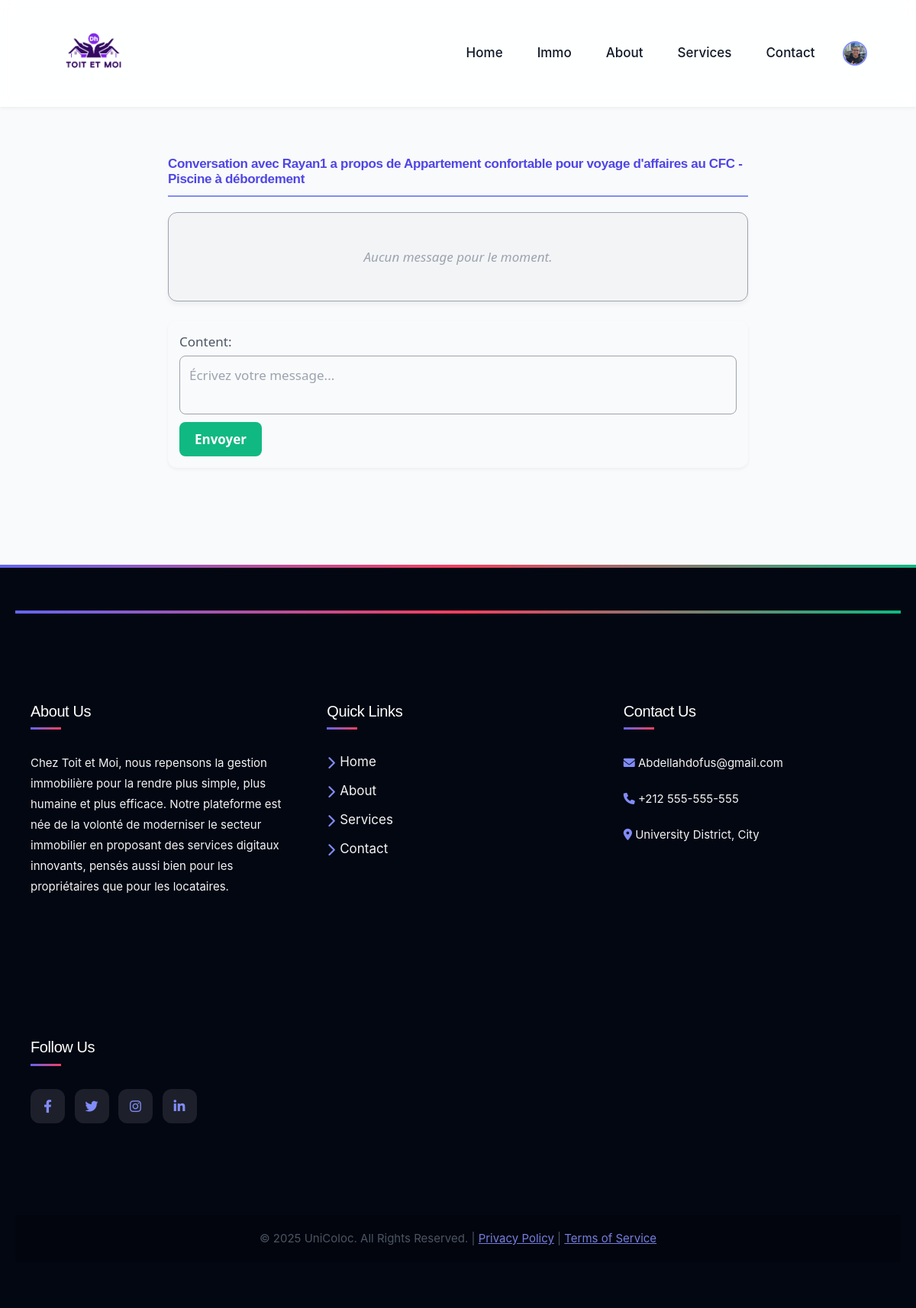
Screenshot of /messaging/17/17/ (signed in) with the database file from the repository.
### app/models.py (models this page shows, shortened)
class CustomUser(AbstractUser):
    status = [
        ('entrepreneur', 'entrepreneur'),
        ('client', ' client'),
        ('admin','admin'),
        ('visiteur','visiteur')
    ]
    status = models.CharField(max_length=50, default='visiteur', choices=status)
    profile_picture = models.ImageField(upload_to='locataire_profile_pics/',default='locataire_profile_pics/Default.jpg', null=True, blank=True)
    phone_number = models.CharField(max_length=15, null=True, blank=True)
    date_of_birth = models.DateField(null=True, blank=True)
    address = models.CharField(max_length=255, null=True, blank=True)
    Carteid= models.CharField(max_length=100, null=True, blank=True)

class BienImmo(models.Model):
    x = [
        ('a vendre', 'a vendre'),
        ('a louer', 'a louer')
    ]
    name = models.CharField(max_length=200, default='nouvelle apartement')
    type = models.CharField(max_length=50, null=True, blank=True, choices=x)
    price = models.DecimalField(max_digits=15, decimal_places=2)
    content = models.TextField()
    address = models.CharField(max_length=255, default='')
    image1 = models.ImageField(upload_to='photos/%y/%m/%d', default='photos/25/04/25/pfp.jpg')
    image2 = models.ImageField(upload_to='photos/%y/%m/%d', default='photos/25/04/25/pfp.jpg')
    image3 = models.ImageField(upload_to='photos/%y/%m/%d', default='photos/25/04/25/pfp.jpg')
    image4 = models.ImageField(upload_to='photos/%y/%m/%d', default='photos/25/04/25/pfp.jpg')
    image5 = models.ImageField(upload_to='photos/%y/%m/%d', default='photos/25/04/25/pfp.jpg')
    user = models.ForeignKey(entrepreneur,on_delete=models.CASCADE)
    active = models.BooleanField(default=True)
    class Meta:
        ordering = ['price']

### app/views.py (the view)
# urls.py: path('messaging/<int:bien_id>/<int:recipient_id>/', views.conversation, name='conversation'),
@login_required
def conversation(request, bien_id, recipient_id):
    bien = get_object_or_404(BienImmo, id=bien_id)
    recipient = get_object_or_404(CustomUser, id=recipient_id)
    messages_qs = Message.objects.filter(
        bien=bien,
        sender__in=[request.user, recipient],
        recipient__in=[request.user, recipient]
    ).order_by('timestamp')
    if request.method == 'POST':
        form = MessageForm(request.POST)
        if form.is_valid():
            msg = form.save(commit=False)
            msg.sender = request.user
            msg.recipient = recipient
            msg.bien = bien
            msg.save()
            return redirect('conversation', bien_id=bien.id, recipient_id=recipient.id)
    else:
        form = MessageForm()
    return render(request, 'messaging/conversation.html', {
        'messages': messages_qs,
        'form': form,
        'recipient': recipient,
        'bien': bien,
    })

### app/forms.py
class MessageForm(forms.ModelForm):
    class Meta:
        model = Message
        fields = ['content']
        widgets = {
            'content': forms.Textarea(attrs={'rows': 2, 'placeholder': 'Écrivez votre message...'})
        }

### app/context_processors.py (called while the page is built)
def unread_message_count(request):
    if request.user.is_authenticated:
        count = Message.objects.filter(recipient=request.user, is_read=False).count()
        return {'unread_message_count': count}
    return {}

### templates/messaging/conversation.html (shortened to what this page needs)
{% extends 'base.html' %}
{% block content %}
<div class="conversation-container">
  <h2>Conversation avec {{ recipient.username }} a propos de {{ bien.name }}</h2>
  <div class="messages-container">
    {% for message in messages %}
      <div class="message {% if message.sender == request.user %}message-sent{% else %}message-received{% endif %}">
        <div class="message-bubble">
          <div class="message-username">{{ message.sender.username }}</div>
          <div class="message-content">{{ message.content }}</div>
          <span class="message-timestamp">{{ message.timestamp }}</span>
        </div>
      </div>
    {% empty %}
      <p class="no-messages">Aucun message pour le moment.</p>
    {% endfor %}
  </div>
  <form method="post" class="message-form">
    {{ form.as_p }}
    <button type="submit">Envoyer</button>
  </form>
</div>
{% endblock content %}

### templates/base.html (shortened to what this page needs)
{% load static %}
<!DOCTYPE html>
<html lang="en">
<head>
    <link rel="stylesheet" href="https://cdnjs.cloudflare.com/ajax/libs/font-awesome/6.0.0/css/all.min.css">
    <script src="https://cdn.tailwindcss.com"></script>
<link rel="stylesheet" href="https://cdn.jsdelivr.net/npm/flatpickr/dist/flatpickr.min.css">
    <link href="https://cdn.jsdelivr.net/npm/bootstrap@5.3.5/dist/css/bootstrap.min.css" rel="stylesheet">
</head>
<body>
  <body>
    <nav class="navbar">
        <div class="logo">
          <a href="{% url 'SayHello' %}">
            <img src="\media\photos\25\04\25\logo.png" alt="Toit et Moi">
          </a>
        </div>
        <ul class="nav-links" id="nav-links">
            <li><a href="{% url 'SayHello' %}">Home</a></li>
            <li><a href="{% url 'Products' %}">Immo</a></li>
            <li><a href="{% url 'Settings' %}">About</a></li>
            <li><a href="{% url 'Services' %}">Services</a></li>
            <li><a href="{% url 'Contact' %}">Contact</a></li>
            {% if user.is_authenticated %}
            <li class="relative">
              <a href="javascript:void(0)" id="profile-menu-toggle">
                <img src="{{ request.user.profile_picture.url }}"  alt="Profile Picture" class="w-12 h-12 rounded-full border-2 border-primary-light">
              </a>
          </li>
            {% else %}
            <li><a href="{% url 'Loginpage' %}">Login</a></li>
            <li><a href="{% url 'Register' %}">Register</a></li>
            {% endif %}
        </ul>
    </nav>
    <main>
        {% block content %}{% endblock content %}
    </main>
    <footer>
        <div class="footer-container">
          <footer>
            <div class="footer-container">
                <section class="footer-section">
                    <h4>About Us</h4>
                    <p>Chez Toit et Moi, nous repensons la gestion immobilière pour la rendre plus simple, plus humaine et plus efficace. Notre plateforme est née de la volonté de moderniser le secteur immobilier en proposant des services digitaux innovants, pensés aussi bien pour les propriétaires que pour les locataires.</p>
                </section>
                <section class="footer-section">
                    <h4>Quick Links</h4>
                    <ul>
                        <li><a href="{% url 'SayHello' %}"><i class="fas fa-chevron-right"></i> Home</a></li>
                        <li><a href="{% url 'Settings' %}"><i class="fas fa-chevron-right"></i> About</a></li>
                        <li><a href="{% url 'Services' %}"><i class="fas fa-chevron-right"></i> Services</a></li>
                        <li><a href="{% url 'Contact' %}"><i class="fas fa-chevron-right"></i> Contact</a></li>
                    </ul>
                </section>
                <section class="footer-section">
                    <h4>Contact Us</h4>
                    <p><i class="fas fa-envelope"></i> <a href="mailto:Abdellahdofus@gmail.com">Abdellahdofus@gmail.com</a></p>
                    <p><i class="fas fa-phone"></i> +212 555-555-555</p>
                    <p><i class="fas fa-map-marker-alt"></i> University District, City</p>
                </section>
                <section class="footer-section">
                    <h4>Follow Us</h4>
                    <div class="social-media">
                        <a href="https://facebook.com" target="_blank" aria-label="Facebook"><i class="fab fa-facebook-f"></i></a>
                        <a href="https://twitter.com" target="_blank" aria-label="Twitter"><i class="fab fa-twitter"></i></a>
                        <a href="https://instagram.com" target="_blank" aria-label="Instagram"><i class="fab fa-instagram"></i></a>
                        <a href="https://linkedin.com" target="_blank" aria-label="LinkedIn"><i class="fab fa-linkedin-in"></i></a>
                    </div>
                </section>
            </div>
            <div class="footer-bottom">
                <p>&copy; 2025 UniColoc. All Rights Reserved. | <a href="#">Privacy Policy</a> | <a href="#">Terms of Service</a></p>
            </div>
        </footer>
        </div>
    </footer>
</head>

### templates/messaging/conversation.html (style rules this page uses)
:root { --primary-color: #6366f1; --primary-dark: #4f46e5; --primary-light: #818cf8; --secondary-color: #10b981; --accent-color: #f43f5e; --success-color: #3b82f6; --dark-color: #111827; --darker-color: #030712; --light-color: #f9fafb; --light-gray: #f3f4f6; --medium-gray: #9ca3af; --dark-gray: #4b5563; --text-color: #1f2937; --light-text: #ffffff; }
.conversation-container { max-width: 800px; margin: 0 auto; padding: 20px; font-family: 'Segoe UI', Tahoma, Geneva, Verdana, sans-serif; color: var(--text-color); }
h2 { color: var(--primary-dark); border-bottom: 2px solid var(--primary-light); padding-bottom: 10px; margin-bottom: 20px; font-weight: 600; }
.messages-container { border: 1px solid var(--medium-gray); border-radius: 12px; padding: 15px; max-height: 400px; overflow-y: scroll; background-color: var(--light-gray); box-shadow: 0 4px 6px rgba(0, 0, 0, 0.05); margin-bottom: 25px; }
.no-messages { text-align: center; color: var(--medium-gray); font-style: italic; padding: 30px 0; }
.message-form { background-color: var(--light-color); border-radius: 12px; padding: 15px; box-shadow: 0 2px 4px rgba(0, 0, 0, 0.05); }
.message-form textarea, .message-form input[type="text"] { width: 100%; padding: 12px; border: 1px solid var(--medium-gray); border-radius: 8px; resize: none; margin-bottom: 10px; font-family: inherit; background-color: var(--light-color); transition: border-color 0.3s; }
.message-form button { background-color: var(--secondary-color); color: var(--light-text); border: none; border-radius: 8px; padding: 10px 20px; cursor: pointer; font-weight: 600; transition: background-color 0.2s; }
.message-form label { font-weight: 500; color: var(--dark-gray); margin-bottom: 5px; display: block; }

### rows the page displays
CustomUser: user.profile_picture (picture)
CustomUser: username "Rayan1"
BienImmo: name "Appartement confortable pour voyage d'affaires au CFC - Piscine à débordement"
